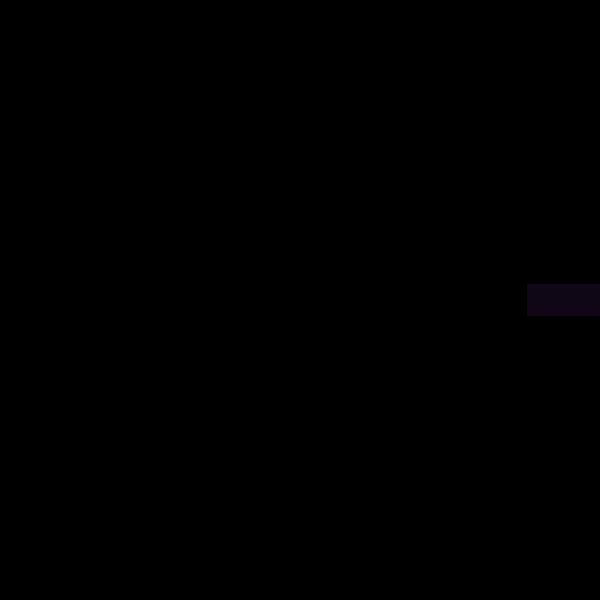
Frame 1 (no input)
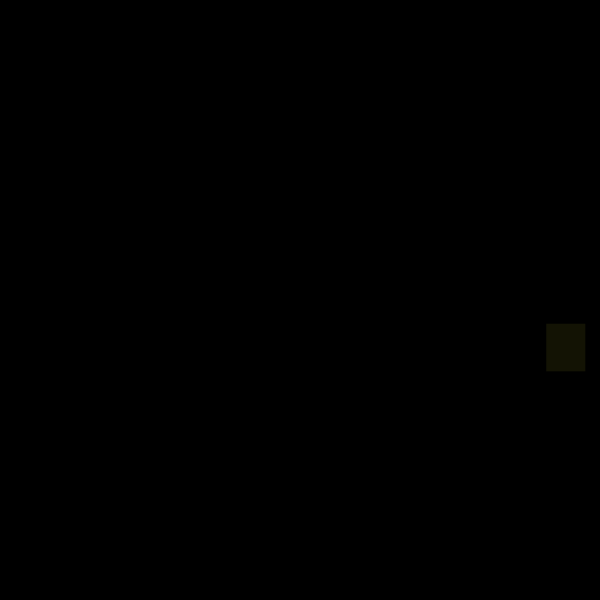
Frame 60 (the mouse pressed at the canvas centre just before this capture)
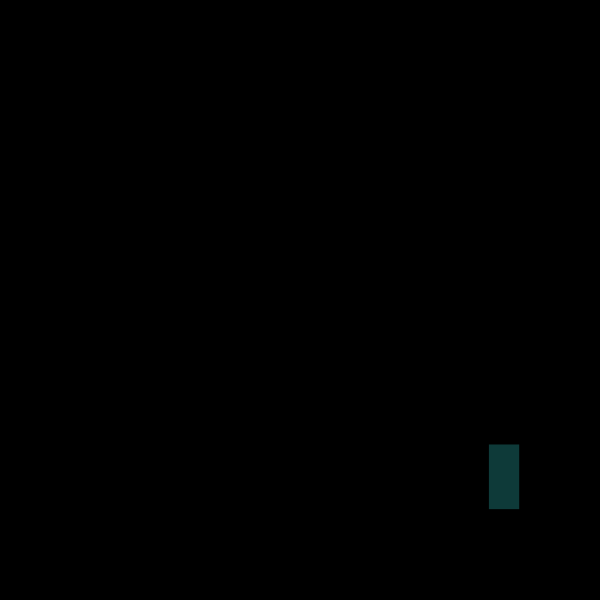
Frame 120 (the mouse held since frame 60 and released just before this capture)

The Processing sketch that drew these frames (run headless with seeded random() and noise(); from frame 60 on, the mouse is pressed at the canvas centre):

// Processing sketch: processing_127846
// ── processing_127846.pde

float r;

//angle and angular velocity, acceleration
float theta;
float theta_vel;
float theta_acc;

void setup(){
  size (600,600);
  
  r=height * 0.45;
  theta = 0;
  theta_vel = 0;
  theta_acc = 0.0001;
}

void draw(){
  
  background (0,0,0);
  
  translate(width/2, height/2);
  
  float x = r* cos(theta);
   float y = r* sin(theta);
   
   rectMode(CENTER);
   noStroke();
   fill(random(255),random(255),random(255),random(100));
   rect(x,y,random(100),random(100));
   
   theta_vel += theta_acc;
   theta += theta_vel;
   

}
   
   
   
   
  
